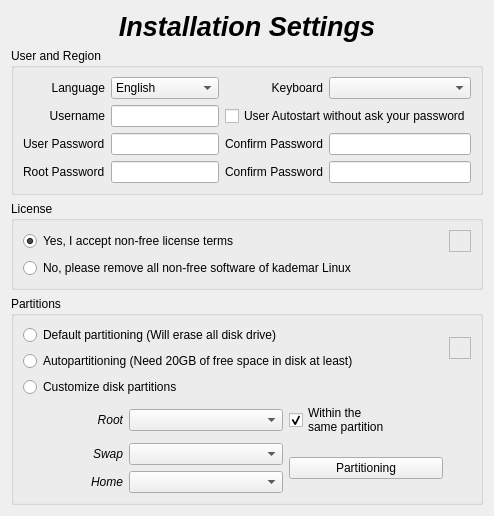
         <widget class="QWidget" name="PQuickInstall">
          <layout class="QGridLayout" name="gridLayout_13">
           <item row="0" column="0">
            <widget class="QLabel" name="LQuickInstallSetTitle_2">
             <property name="maximumSize">
              <size>
               <width>16777215</width>
               <height>50</height>
              </size>
             </property>
             <property name="font">
              <font>
               <pointsize>20</pointsize>
               <weight>75</weight>
               <italic>true</italic>
               <bold>true</bold>
               <stylestrategy>PreferAntialias</stylestrategy>
               <kerning>false</kerning>
              </font>
             </property>
             <property name="text">
              <string>Installation Settings</string>
             </property>
             <property name="alignment">
              <set>Qt::AlignHCenter|Qt::AlignTop</set>
             </property>
             <property name="wordWrap">
              <bool>true</bool>
             </property>
            </widget>
           </item>
           <item row="1" column="0">
            <widget class="QGroupBox" name="GBUserQuick_2">
             <property name="title">
              <string>User and Region</string>
             </property>
             <layout class="QGridLayout" name="gridLayout_31">
              <item row="0" column="0">
               <widget class="QLabel" name="LLanguageQuick_2">
                <property name="text">
                 <string>Language</string>
                </property>
                <property name="alignment">
                 <set>Qt::AlignRight|Qt::AlignTrailing|Qt::AlignVCenter</set>
                </property>
               </widget>
              </item>
              <item row="0" column="1">
               <widget class="QComboBox" name="CBLanguageQuick_2">
                <item>
                 <property name="text">
                  <string>English</string>
                 </property>
                </item>
                <item>
                 <property name="text">
                  <string>Castellano</string>
                 </property>
                </item>
                <item>
                 <property name="text">
                  <string>Català</string>
                 </property>
                </item>
               </widget>
              </item>
              <item row="0" column="2">
               <widget class="QLabel" name="LKeyboardQuick_2">
                <property name="text">
                 <string>Keyboard</string>
                </property>
                <property name="alignment">
                 <set>Qt::AlignRight|Qt::AlignTrailing|Qt::AlignVCenter</set>
                </property>
               </widget>
              </item>
              <item row="0" column="3">
               <widget class="QComboBox" name="CBKeyboardQuick_2"/>
              </item>
              <item row="1" column="0">
               <widget class="QLabel" name="LUserQuick_2">
                <property name="layoutDirection">
                 <enum>Qt::LeftToRight</enum>
                </property>
                <property name="text">
                 <string>Username</string>
                </property>
                <property name="alignment">
                 <set>Qt::AlignRight|Qt::AlignTrailing|Qt::AlignVCenter</set>
                </property>
               </widget>
              </item>
              <item row="1" column="1">
               <widget class="QLineEdit" name="LEUserQuick_2"/>
              </item>
              <item row="1" column="2" colspan="2">
               <widget class="QCheckBox" name="CBAutologinQuick_2">
                <property name="text">
                 <string>User Autostart without ask your password</string>
                </property>
               </widget>
              </item>
              <item row="2" column="0">
               <widget class="QLabel" name="LUserPassQuick_4">
                <property name="text">
                 <string>User Password</string>
                </property>
                <property name="wordWrap">
                 <bool>true</bool>
                </property>
               </widget>
              </item>
              <item row="2" column="1">
               <widget class="QLineEdit" name="LEUserPassQuick_3"/>
              </item>
              <item row="2" column="2">
               <widget class="QLabel" name="LUserPassQuick_3">
                <property name="text">
                 <string>&lt;html&gt;&lt;head/&gt;&lt;body&gt;&lt;p&gt;Confirm Password&lt;/p&gt;&lt;/body&gt;&lt;/html&gt;</string>
                </property>
                <property name="wordWrap">
                 <bool>true</bool>
                </property>
               </widget>
              </item>
              <item row="2" column="3">
               <widget class="QLineEdit" name="LEUserPassQuick_4"/>
              </item>
              <item row="3" column="0">
               <widget class="QLabel" name="LRootPassQuick_3">
                <property name="text">
                 <string>Root Password</string>
                </property>
                <property name="wordWrap">
                 <bool>true</bool>
                </property>
               </widget>
              </item>
              <item row="3" column="1">
               <widget class="QLineEdit" name="LERootPassQuick_4"/>
              </item>
              <item row="3" column="2">
               <widget class="QLabel" name="LRootPassQuick_4">
                <property name="text">
                 <string>&lt;html&gt;&lt;head/&gt;&lt;body&gt;&lt;p&gt;Confirm Password&lt;/p&gt;&lt;/body&gt;&lt;/html&gt;</string>
                </property>
                <property name="wordWrap">
                 <bool>true</bool>
                </property>
               </widget>
              </item>
              <item row="3" column="3">
               <widget class="QLineEdit" name="LERootPassQuick_3"/>
              </item>
             </layout>
            </widget>
           </item>
           <item row="2" column="0">
            <widget class="QGroupBox" name="GBLicenseQuick_2">
             <property name="maximumSize">
              <size>
               <width>16777215</width>
               <height>100</height>
              </size>
             </property>
             <property name="title">
              <string>License</string>
             </property>
             <layout class="QGridLayout" name="gridLayout_40">
              <item row="0" column="0">
               <widget class="QRadioButton" name="RBLicenseQuickY_2">
                <property name="text">
                 <string>Yes, I accept non-free license terms</string>
                </property>
                <property name="checked">
                 <bool>true</bool>
                </property>
               </widget>
              </item>
              <item row="0" column="1">
               <widget class="QFrame" name="FLicenseInfoQuick_2">
                <property name="minimumSize">
                 <size>
                  <width>22</width>
                  <height>22</height>
                 </size>
                </property>
                <property name="maximumSize">
                 <size>
                  <width>22</width>
                  <height>22</height>
                 </size>
                </property>
                <property name="frameShape">
                 <enum>QFrame::StyledPanel</enum>
                </property>
                <property name="frameShadow">
                 <enum>QFrame::Raised</enum>
                </property>
               </widget>
              </item>
              <item row="1" column="0">
               <widget class="QRadioButton" name="RBLicenseQuickN_2">
                <property name="text">
                 <string>No, please remove all non-free software of kademar Linux</string>
                </property>
               </widget>
              </item>
             </layout>
            </widget>
           </item>
           <item row="3" column="0">
            <widget class="QGroupBox" name="GBPartitions_2">
             <property name="title">
              <string>Partitions</string>
             </property>
             <layout class="QGridLayout" name="gridLayout_41">
              <item row="0" column="0" colspan="3">
               <widget class="QRadioButton" name="RBPartitionNQuick_2">
                <property name="text">
                 <string>Default partitioning (Will erase all disk drive)</string>
                </property>
               </widget>
              </item>
              <item row="0" column="3" rowspan="2">
               <widget class="QFrame" name="FPartitionInfoQuick_2">
                <property name="minimumSize">
                 <size>
                  <width>22</width>
                  <height>22</height>
                 </size>
                </property>
                <property name="maximumSize">
                 <size>
                  <width>22</width>
                  <height>22</height>
                 </size>
                </property>
                <property name="frameShape">
                 <enum>QFrame::StyledPanel</enum>
                </property>
                <property name="frameShadow">
                 <enum>QFrame::Raised</enum>
                </property>
               </widget>
              </item>
              <item row="1" column="0" colspan="3">
               <widget class="QRadioButton" name="RBPartitionAQuick_2">
                <property name="text">
                 <string>Autopartitioning (Need 20GB of free space in disk at least)</string>
                </property>
               </widget>
              </item>
              <item row="2" column="0" colspan="3">
               <widget class="QRadioButton" name="RBPartitionYQuick_2">
                <property name="text">
                 <string>Customize disk partitions</string>
                </property>
               </widget>
              </item>
              <item row="3" column="0">
               <widget class="QLabel" name="LPartRootQuick_2">
                <property name="maximumSize">
                 <size>
                  <width>100</width>
                  <height>16777215</height>
                 </size>
                </property>
                <property name="font">
                 <font>
                  <italic>true</italic>
                 </font>
                </property>
                <property name="text">
                 <string>Root</string>
                </property>
                <property name="alignment">
                 <set>Qt::AlignRight|Qt::AlignTrailing|Qt::AlignVCenter</set>
                </property>
               </widget>
              </item>
              <item row="3" column="1">
               <widget class="QComboBox" name="CBPartRootQuick_2"/>
              </item>
              <item row="3" column="2">
               <widget class="QCheckBox" name="CHSamePartQuick_2">
                <property name="text">
                 <string>Within the 
same partition</string>
                </property>
                <property name="checked">
                 <bool>true</bool>
                </property>
               </widget>
              </item>
              <item row="4" column="0">
               <widget class="QLabel" name="LPartSwapQuick_2">
                <property name="maximumSize">
                 <size>
                  <width>100</width>
                  <height>16777215</height>
                 </size>
                </property>
                <property name="font">
                 <font>
                  <italic>true</italic>
                 </font>
                </property>
                <property name="locale">
                 <locale language="English" country="UnitedKingdom"/>
                </property>
                <property name="text">
                 <string>Swap</string>
                </property>
                <property name="alignment">
                 <set>Qt::AlignRight|Qt::AlignTrailing|Qt::AlignVCenter</set>
                </property>
               </widget>
              </item>
              <item row="4" column="1">
               <widget class="QComboBox" name="CBPartSwapQuick_2"/>
              </item>
              <item row="4" column="2" rowspan="2">
               <widget class="QPushButton" name="BGpartedQuick_2">
                <property name="text">
                 <string>Partitioning</string>
                </property>
                <property name="icon">
                 <iconset>
                  <normaloff>../../usr/share/kademar/utils/instalador/img/gparted.png</normaloff>../../usr/share/kademar/utils/instalador/img/gparted.png</iconset>
                </property>
                <property name="iconSize">
                 <size>
                  <width>32</width>
                  <height>32</height>
                 </size>
                </property>
               </widget>
              </item>
              <item row="5" column="0">
               <widget class="QLabel" name="LPartHomeQuick_2">
                <property name="maximumSize">
                 <size>
                  <width>100</width>
                  <height>16777215</height>
                 </size>
                </property>
                <property name="font">
                 <font>
                  <italic>true</italic>
                 </font>
                </property>
                <property name="text">
                 <string>Home</string>
                </property>
                <property name="alignment">
                 <set>Qt::AlignRight|Qt::AlignTrailing|Qt::AlignVCenter</set>
                </property>
               </widget>
              </item>
              <item row="5" column="1">
               <widget class="QComboBox" name="CBPartHomeQuick_2"/>
              </item>
             </layout>
            </widget>
           </item>
          </layout>
         </widget>
